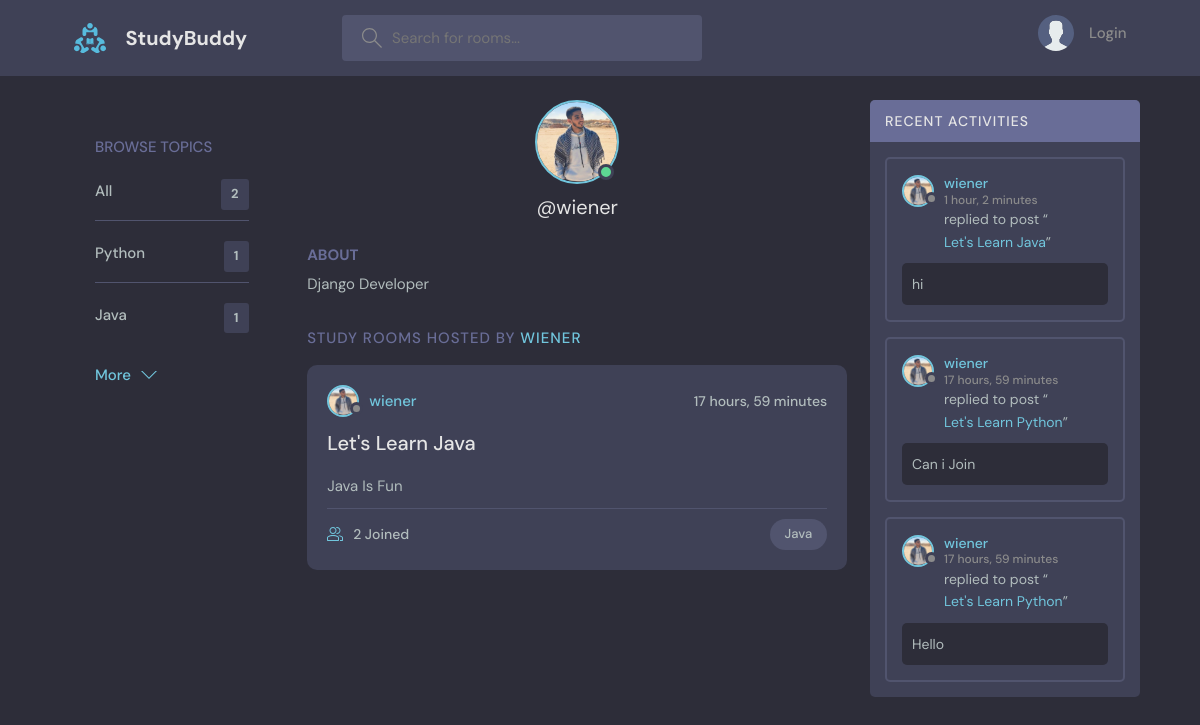
The app's page /profile/2/ with its own data.
### base/models.py (models this page shows, shortened)
class Topic(models.Model):
    name = models.CharField(max_length=255)
    description = models.TextField(null=True, blank=True)
    updated = models.DateTimeField(auto_now=True)
    created = models.DateTimeField(auto_now_add=True)

class User(AbstractUser):
    name = models.CharField(max_length=255)
    username = models.CharField(max_length=255, unique=True)
    email = models.EmailField(unique=True)
    bio = models.TextField(null=True, blank=True)
    avatar = models.ImageField(null=True, default='avatar.svg')
    USERNAME_FIELD = 'email'
    REQUIRED_FIELDS = []

class Room(models.Model):
    host = models.ForeignKey(User, on_delete=models.CASCADE, null=True)
    topic = models.ForeignKey(Topic, on_delete=models.CASCADE , null=True)
    name = models.CharField(max_length=255)
    description = models.TextField(null=True, blank=True)
    participants = models.ManyToManyField(User, related_name='participants', blank=True)
    updated = models.DateTimeField(auto_now=True)
    created = models.DateTimeField(auto_now_add=True)
    def __str__(self):
        return f"{self.name}"
    class Meta:
        ordering = ['-updated', '-created']

class Message(models.Model):
    user = models.ForeignKey(User, on_delete=models.CASCADE)
    room = models.ForeignKey(Room, on_delete=models.CASCADE)
    body = models.TextField()
    updated = models.DateTimeField(auto_now=True)
    created = models.DateTimeField(auto_now_add=True)
    class Meta:
        ordering = ['-updated', '-created']

### base/views.py (the view)
# urls.py: path('profile/<str:id>/', views.userProfile, name='profile'),
def userProfile(request, id):
    user = User.objects.get(id=id)
    rooms = user.room_set.all()
    room_messages = user.message_set.all()
    topics = Topic.objects.all()
    context = {'user': user, 'rooms': rooms, 'room_messages': room_messages, 'topics': topics}
    return render(request,'base/profile.html', context)

### base/templates/base/profile.html (shortened to what this page needs)
{% extends 'main.html' %}
{% block content %}
<main class="profile-page layout layout--3">
    <div class="container">
        {% include 'base/components/sidebar.html' %}
        <div class="roomList">
            <div class="profile">
                <div class="profile__avatar">
                    <div class="avatar avatar--large active">
                        <img src="{{user.avatar.url}}" />
                    </div>
                </div>
                <div class="profile__info">
                    <h3>@{{user.username}}</h3>
                </div>
                <div class="profile__about">
                    <h3>About</h3>
                    <p>
                        {{ user.bio }}
                    </p>
                </div>
            </div>
            <div class="roomList__header">
                <div>
                    <h2>Study Rooms Hosted by <a href="">{{ user.username }}</a>
                    </h2>
                </div>
            </div>
            {% include 'base/components/feed.html' %}
        </div>
        <div class="activities">
            <div class="activities__header">
                <h2>Recent Activities</h2>
            </div>
            {% include 'base/components/activity.html' %}
        </div>
    </div>
</main>
{% endblock %}

### templates/main.html (shortened to what this page needs)
{% load static %}
<!DOCTYPE html>
<html lang="en">
<head>
    <link rel="stylesheet" href="{% static 'styles/style.css' %}" />
</head>
<!DOCTYPE html>
<body>
    {% if page != 'login' and page != 'register' %}
    {% include 'navbar.html' %}
    {% endif %}
    {% block content %}
    {% endblock %}
</body>
</html>

### templates/navbar.html (shortened to what this page needs)
{% load static %}
<header class="header header--loggedIn">
    <div class="container">
        <a href="{%url 'home' %}" class="header__logo">
            <img src="{% static 'images/logo.svg'%}" />
            <h1>StudyBuddy</h1>
        </a>
        <form class="header__search" method="POST" action="{% url 'home' %}">
            <label>
                <input placeholder="Search for rooms..." name="q" />
            </label>
        </form>
        <nav class="header__menu">
            {% if request.user.is_authenticated%}
            <div class="header__user">
                <a href="{% url 'profile' request.user.id %}">
                    <div class="avatar avatar--medium active">
                        <img src="{{user.avatar.url}}" />
                    </div>
                    {% if request.user.first_name %}
                    <p>{{ request.user.first_name }} {{ request.user.last_name }}<span>{{ request.user.username}}</span>
                    </p>
                    {% else %}
                    <p>{{ request.user.username }}<span>{{ request.user.username }}</span></p>
                    {% endif %}
                </a>
                <button class="dropdown-button">
                    <svg version="1.1" xmlns="http://www.w3.org/2000/svg" width="32" height="32" viewBox="0 0 32 32">
                        <title>chevron-down</title>
                        <path d="M16 21l-13-13h-3l16 16 16-16h-3l-13 13z"></path>
                    </svg>
                </button>
            </div>
            {% else %}
            <a href="{% url 'login' %}">
                <img src="{% static 'images/avatars/avatar.svg' %}" />
                <p>Login</p>
            </a>
            {% endif %}
        </nav>
    </div>
</header>

### base/templates/base/components/sidebar.html
<div class="topics-page layout__body">
    <div class="topics">
        <div class="topics__header">
            <h2>Browse Topics</h2>
        </div>
        <ul class="topics__list">
            <li>
                <a href="{% url 'home' %}">All <span>{{ topics.count }}</span></a>
            </li>
            {% for topic in topics %}
            <li>
                <a href="{% url 'home' %}?q={{ topic.name }}">{{ topic.name }} <span>
                    {{topic.room_set.all.count}}</span></a>
            </li>
            {% endfor %}
        </ul>
        <a class="btn btn--link" href="{% url 'topics' %}">
            More
            <svg version="1.1" xmlns="http://www.w3.org/2000/svg" width="32" height="32" viewBox="0 0 32 32">
                <title>chevron-down</title>
                <path d="M16 21l-13-13h-3l16 16 16-16h-3l-13 13z"></path>
            </svg>
        </a>
    </div>
</div>

### base/templates/base/components/feed.html (shortened to what this page needs)
{% load static %}
{%for room in rooms%}
<div class="roomListRoom">
    <div class="roomListRoom__header">
        <a href="{%url 'profile' room.host.id%}" class="roomListRoom__author">
            <div class="avatar avatar--small">
                <img src="{{room.host.avatar.url}}" />
            </div>
            <span>{{room.host.username}}</span>
        </a>
        <div class="roomListRoom__actions">
            <span>{{room.created|timesince}}</span>
        </div>
    </div>
    <div class="roomListRoom__content">
        <a href="{% url 'room' room.id %}">{{room.name}}</a>
        <p>
            {{room.description}}
        </p>
    </div>
    <div class="roomListRoom__meta">
        <a href="{% url 'room' room.id %}" class="roomListRoom__joined">
            {{room.participants.all.count}} Joined
        </a>
        <p class="roomListRoom__topic">{{room.topic.name}}</p>
    </div>
</div>
{%endfor%}

### base/templates/base/components/activity.html (shortened to what this page needs)
{% load static%}
{%for message in room_messages|slice:":6" %}
<div class="activities__box">
    <div class="activities__boxHeader roomListRoom__header">
        <a href="{%url 'profile' message.user.id%}" class="roomListRoom__author">
            <div class="avatar avatar--small">
                <img src="{{message.user.avatar.url}}" />
            </div>
            <p>
                {{message.user.username}}
                <span>{{message.created|timesince}}</span>
            </p>
        </a>
    </div>
    <div class="activities__boxContent">
        <p>replied to post “<a href="{% url 'room' message.room.id %}">{{message.room}}</a>”</p>
        <div class="activities__boxRoomContent">
            {{message.body}}
        </div>
    </div>
</div>
{%endfor%}

### records on screen
Topic: name "Python", room_set.all.count "1"
Topic: name "Java", room_set.all.count "1"
User: avatar (picture), username "wiener", bio "Django Developer", username "WIENER"
Room: host.avatar (picture), host.username "wiener", created "17 hours, 59 minutes", name "Let's Learn Java", description "Java Is Fun", participants.all.count "2", topic.name "Java"
Message: user.avatar (picture), user.username "wiener", created "1 hour, 2 minutes", room "Let's Learn Java", body "hi"
Message: user.avatar (picture), user.username "wiener", created "17 hours, 59 minutes", room "Let's Learn Python", body "Can i Join"
Message: user.avatar (picture), user.username "wiener", created "17 hours, 59 minutes", room "Let's Learn Python", body "Hello"

### other values on screen
{{ topics.count }} "2"
